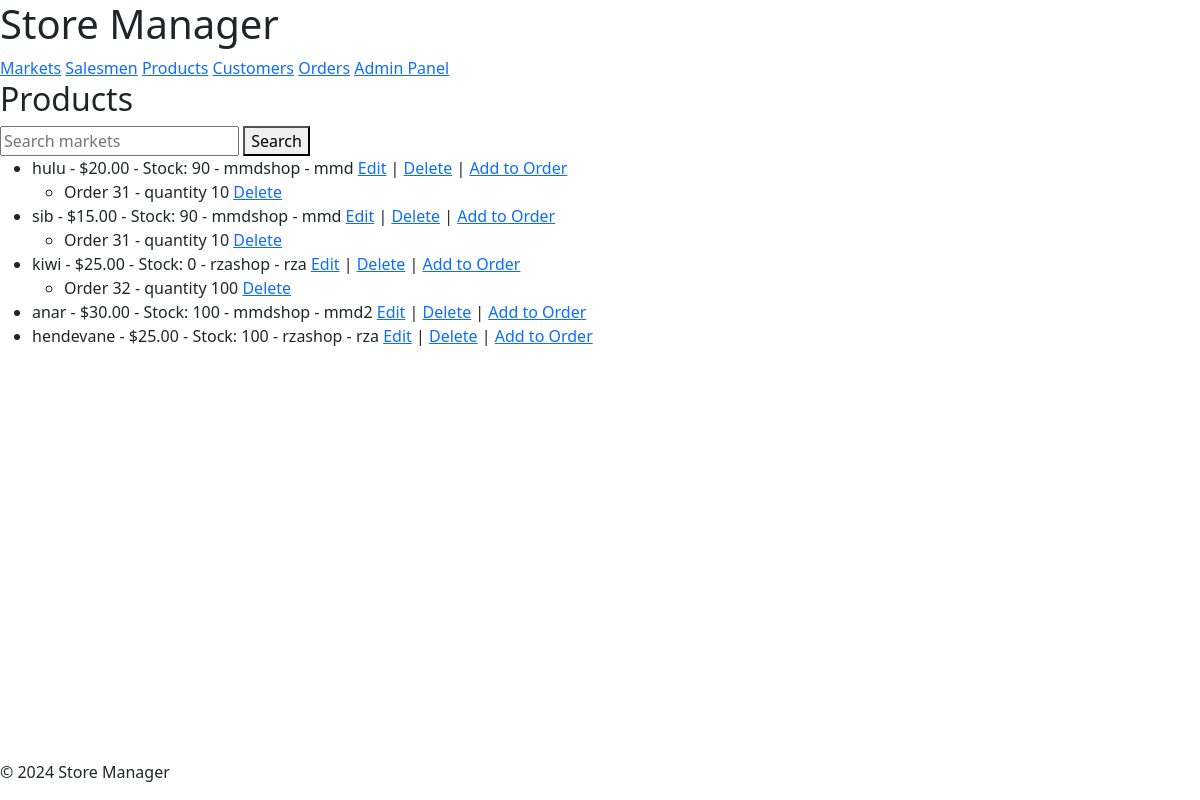
Screenshot of /products/ (signed in) with the database file from the repository.
### storeManager/models.py (models this page shows, shortened)
class Product(models.Model):
    product_id = models.AutoField(primary_key=True)
    product_name = models.CharField(max_length=255)
    price = models.DecimalField(max_digits=10, decimal_places=2)
    stock = models.IntegerField()
    market = models.ForeignKey(Market, on_delete=models.CASCADE, null=True, blank=True)
    salesman = models.ForeignKey(Salesman, on_delete=models.CASCADE, null=True, blank=True)

class Market(models.Model):
    market_id = models.AutoField(primary_key=True)
    market_name = models.CharField(max_length=255)
    location = models.CharField(max_length=255)
    def __str__(self):
        return self.market_name

class Salesman(models.Model):
    salesman_id = models.AutoField(primary_key=True)
    salesman_name = models.CharField(max_length=255)
    market = models.ForeignKey(Market, on_delete=models.CASCADE)
    def __str__(self):
        return self.salesman_name

class OrderItem(models.Model):
    item_id = models.AutoField(primary_key=True)
    order = models.ForeignKey(Order, on_delete=models.CASCADE)
    product = models.ForeignKey(Product, on_delete=models.CASCADE)
    quantity = models.IntegerField()
    stock_state = models.BooleanField(default=False)

class Order(models.Model):
    order_id = models.AutoField(primary_key=True)
    customer = models.ForeignKey(Customer, on_delete=models.CASCADE)
    order_date = models.DateField(auto_created=True, auto_now=True)
    market = models.ForeignKey(Market, on_delete=models.CASCADE, null=True, blank=True)
    salesman = models.ForeignKey(Salesman, on_delete=models.CASCADE, null=True, blank=True)
    total_value = models.IntegerField(default=0)
    def __str__(self):
        return f"Order {self.order_id}"

### storeManager/views.py (the view)
# urls.py: path('products/', views.ProductListView.as_view(), name='product_list'),
class ProductListView(LoginRequiredMixin, ListView):
    model = Product
    template_name = 'product/product_list.html'
    context_object_name = 'products'
    paginate_by = 10
    def get_queryset(self):
        query = self.request.GET.get('q')
        if query:
            return Product.objects.filter(product_name__icontains=query)
        return Product.objects.all()
    def get_context_data(self, **kwargs):
        context = super().get_context_data(**kwargs)
        context['additional_objects'] = OrderItem.objects.all()
        return context
    def setup(self, request, *args, **kwargs):
        products = Product.objects.all()
        for product in products:
            orderitems = OrderItem.objects.filter(product=product)
            for orderitem in orderitems:
                if orderitem.stock_state == False:
                    product.stock = product.stock - orderitem.quantity
                    orderitem.stock_state = True
                    orderitem.save()
            product.save()
        return super().setup(request, *args, **kwargs)

### storeManager/templates/product/product_list.html
{% extends 'base.html' %}
{% block content %}
<h2>Products</h2>
<form method="get">
    <input type="text" name="q" placeholder="Search markets">
    <button type="submit">Search</button>
</form>
<ul>
    {% for product in object_list %}
    <li>
        {{ product.product_name }} -
        $<span class="product-price">{{ product.price }}</span> -
        Stock: <span class="product-stock" data-stock="{{ product.stock }}">{{ product.stock }}</span> -
        {{ product.market }} - {{ product.salesman }}
        <a href="{% url 'product_edit' product.pk %}">Edit</a> |
        <a href="{% url 'product_delete' product.pk %}">Delete</a> |
        <a href="{% url 'product_addtoorder' product.pk %}">Add to Order</a>
    </li>
    <ul>
        {% for orderitem in additional_objects %}
        {% if orderitem.product == product %}
        <li>
            {{ orderitem.order }} - quantity {{ orderitem.quantity }}
            <a href="{% url 'orderitem_delete' orderitem.pk %}">Delete</a>
        </li>
        {% endif %}
        {% empty %}
            <li>No orders available</li>
        {% endfor %}
    </ul>
    {% endfor %}
</ul>
{% endblock %}

### rows the page displays
Product: product_name "hulu", price "20.00", stock "90", market "mmdshop", salesman "mmd"
OrderItem: order "Order 31", quantity "10"
Product: product_name "sib", price "15.00", stock "90", market "mmdshop", salesman "mmd"
OrderItem: order "Order 31", quantity "10"
Product: product_name "kiwi", price "25.00", stock "0", market "rzashop", salesman "rza"
OrderItem: order "Order 32", quantity "100"
Product: product_name "anar", price "30.00", stock "100", market "mmdshop", salesman "mmd2"
Product: product_name "hendevane", price "25.00", stock "100", market "rzashop", salesman "rza"
